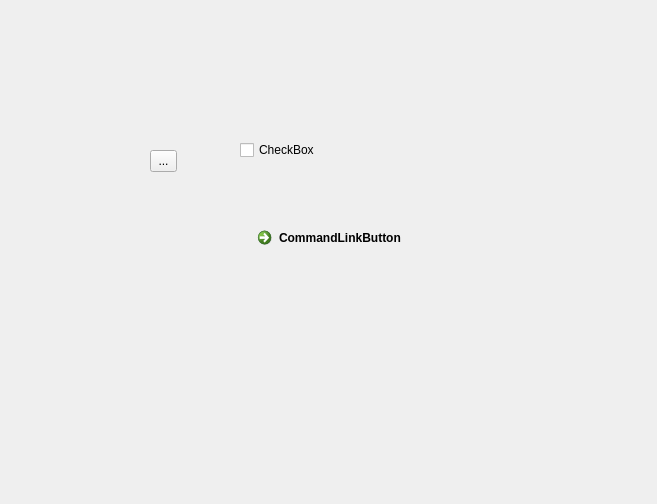
<?xml version="1.0" encoding="UTF-8"?>
<ui version="4.0">
 <class>Form</class>
 <widget class="QWidget" name="Form">
  <property name="geometry">
   <rect>
    <x>0</x>
    <y>0</y>
    <width>657</width>
    <height>504</height>
   </rect>
  </property>
  <property name="windowTitle">
   <string>Form</string>
  </property>
  <widget class="QToolButton" name="toolButton">
   <property name="geometry">
    <rect>
     <x>150</x>
     <y>150</y>
     <width>27</width>
     <height>22</height>
    </rect>
   </property>
   <property name="text">
    <string>...</string>
   </property>
  </widget>
  <widget class="QCheckBox" name="checkBox">
   <property name="geometry">
    <rect>
     <x>240</x>
     <y>140</y>
     <width>81</width>
     <height>20</height>
    </rect>
   </property>
   <property name="text">
    <string>CheckBox</string>
   </property>
  </widget>
  <widget class="QCommandLinkButton" name="commandLinkButton">
   <property name="geometry">
    <rect>
     <x>250</x>
     <y>220</y>
     <width>222</width>
     <height>48</height>
    </rect>
   </property>
   <property name="text">
    <string>CommandLinkButton</string>
   </property>
  </widget>
 </widget>
 <resources/>
 <connections/>
</ui>
